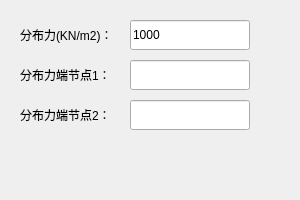
<?xml version="1.0" encoding="UTF-8"?>
<ui version="4.0">
 <class>SetQClass</class>
 <widget class="QMainWindow" name="SetQClass">
  <property name="geometry">
   <rect>
    <x>0</x>
    <y>0</y>
    <width>300</width>
    <height>200</height>
   </rect>
  </property>
  <property name="windowTitle">
   <string>SetQ</string>
  </property>
  <widget class="QWidget" name="centralWidget">
   <widget class="QLabel" name="label">
    <property name="geometry">
     <rect>
      <x>20</x>
      <y>20</y>
      <width>100</width>
      <height>30</height>
     </rect>
    </property>
    <property name="text">
     <string>分布力(KN/m2)：</string>
    </property>
   </widget>
   <widget class="QLabel" name="label_2">
    <property name="geometry">
     <rect>
      <x>20</x>
      <y>60</y>
      <width>100</width>
      <height>30</height>
     </rect>
    </property>
    <property name="text">
     <string>分布力端节点1：</string>
    </property>
   </widget>
   <widget class="QLabel" name="label_3">
    <property name="geometry">
     <rect>
      <x>20</x>
      <y>100</y>
      <width>100</width>
      <height>30</height>
     </rect>
    </property>
    <property name="text">
     <string>分布力端节点2：</string>
    </property>
   </widget>
   <widget class="QLineEdit" name="qedit">
    <property name="geometry">
     <rect>
      <x>130</x>
      <y>20</y>
      <width>120</width>
      <height>30</height>
     </rect>
    </property>
    <property name="text">
     <string>1000</string>
    </property>
   </widget>
   <widget class="QLineEdit" name="n1">
    <property name="geometry">
     <rect>
      <x>130</x>
      <y>60</y>
      <width>120</width>
      <height>30</height>
     </rect>
    </property>
   </widget>
   <widget class="QLineEdit" name="n2">
    <property name="geometry">
     <rect>
      <x>130</x>
      <y>100</y>
      <width>120</width>
      <height>30</height>
     </rect>
    </property>
   </widget>
  </widget>
 </widget>
 <layoutdefault spacing="6" margin="11"/>
 <resources/>
 <connections/>
</ui>
